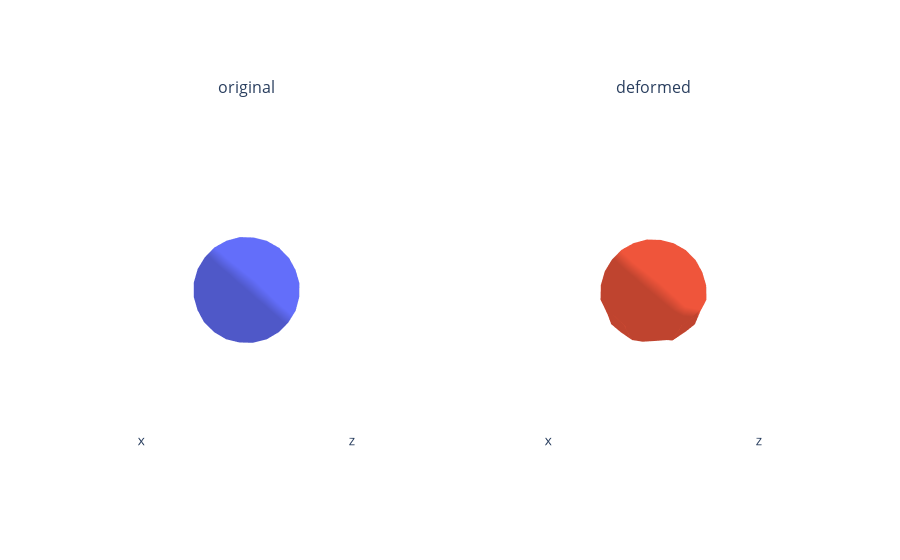

The notebook cell this image was saved under:
### Code cell
eta = 0.1
iters = 10

for i in range(iters):
    intersection = lidar.scan_triangles(obj.get_deformed_meshes(translate))
    l2_loss = inverse_translate.transform_points(
        intersection) - torch.zeros_like(intersection)
    l2_loss = torch.norm(l2_loss, dim=-1).sum()

    parameter = obj.get_parameters()
    if parameter.grad is not None:
        parameter.grad.zero_()
    l2_loss.backward()

    grad = obj.get_gradient()
    obj.update_parameters(parameter - eta * grad)
    print(f"l2 loss:{l2_loss}")
    
plot_scene({
    "original": {"mesh": obj.get_meshes()},
    "deformed": {"mesh": obj.get_deformed_meshes()},
}, ncols=2)

### Figure 1 — Plotly figure (JSON) as saved in the notebook; plotly's stock layout.template omitted (floating-point values rounded to 4 significant figures; data arrays with more than 128 entries replaced by an {"elided": "..."} marker saying what was removed)
{"data": [{"i": {"elided": "320 int values"}, "j": {"elided": "320 int values"}, "k": {"elided": "320 int values"}, "lighting": {"ambient": 0.8, "diffuse": 1, "facenormalsepsilon": 1e-06, "fresnel": 0, "roughness": 0.5, "specular": 0, "vertexnormalsepsilon": 1e-12}, "name": "mesh", "scene": "scene", "type": "mesh3d", "x": {"elided": "162 float values"}, "y": {"elided": "162 float values"}, "z": {"elided": "162 float values"}}, {"i": {"elided": "320 int values"}, "j": {"elided": "320 int values"}, "k": {"elided": "320 int values"}, "lighting": {"ambient": 0.8, "diffuse": 1, "facenormalsepsilon": 1e-06, "fresnel": 0, "roughness": 0.5, "specular": 0, "vertexnormalsepsilon": 1e-12}, "name": "mesh", "scene": "scene2", "type": "mesh3d", "x": {"elided": "162 float values"}, "y": {"elided": "162 float values"}, "z": {"elided": "162 float values"}}], "layout": {"annotations": [{"font": {"size": 16}, "showarrow": false, "text": "original", "x": 0.225, "xanchor": "center", "xref": "paper", "y": 1, "yanchor": "bottom", "yref": "paper"}, {"font": {"size": 16}, "showarrow": false, "text": "deformed", "x": 0.775, "xanchor": "center", "xref": "paper", "y": 1, "yanchor": "bottom", "yref": "paper"}], "scene": {"aspectmode": "cube", "camera": {"up": {"x": 0, "y": 1, "z": 0}}, "domain": {"x": [0, 0.45], "y": [0, 1]}, "xaxis": {"backgroundcolor": "#fff", "range": [-2, 2], "showaxeslabels": false, "showgrid": false, "showline": false, "showticklabels": false, "ticks": "", "zeroline": false}, "yaxis": {"backgroundcolor": "#fff", "range": [-2, 2], "showaxeslabels": false, "showgrid": false, "showline": false, "showticklabels": false, "ticks": "", "zeroline": false}, "zaxis": {"backgroundcolor": "#fff", "range": [-2, 2], "showaxeslabels": false, "showgrid": false, "showline": false, "showticklabels": false, "ticks": "", "zeroline": false}}, "scene2": {"aspectmode": "cube", "camera": {"up": {"x": 0, "y": 1, "z": 0}}, "domain": {"x": [0.55, 1], "y": [0, 1]}, "xaxis": {"backgroundcolor": "#fff", "range": [-2.0, 2.0], "showaxeslabels": false, "showgrid": false, "showline": false, "showticklabels": false, "ticks": "", "zeroline": false}, "yaxis": {"backgroundcolor": "#fff", "range": [-1.949, 2.051], "showaxeslabels": false, "showgrid": false, "showline": false, "showticklabels": false, "ticks": "", "zeroline": false}, "zaxis": {"backgroundcolor": "#fff", "range": [-2.001, 1.999], "showaxeslabels": false, "showgrid": false, "showline": false, "showticklabels": false, "ticks": "", "zeroline": false}}}}
